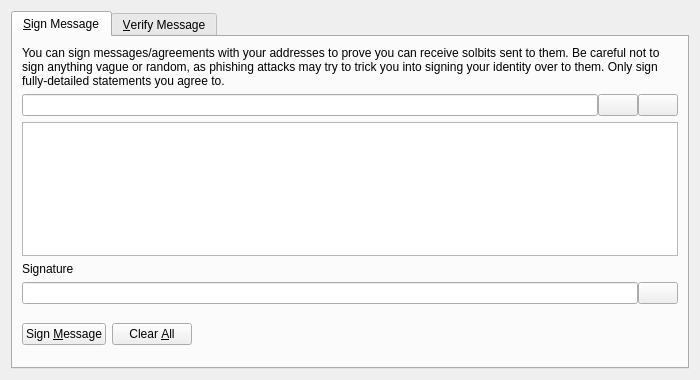
<?xml version="1.0" encoding="UTF-8"?>
<ui version="4.0">
 <class>SignVerifyMessageDialog</class>
 <widget class="QDialog" name="SignVerifyMessageDialog">
  <property name="geometry">
   <rect>
    <x>0</x>
    <y>0</y>
    <width>700</width>
    <height>380</height>
   </rect>
  </property>
  <property name="windowTitle">
   <string>Signatures - Sign / Verify a Message</string>
  </property>
  <property name="modal">
   <bool>true</bool>
  </property>
  <layout class="QVBoxLayout" name="verticalLayout">
   <item>
    <widget class="QTabWidget" name="tabWidget">
     <property name="currentIndex">
      <number>0</number>
     </property>
     <widget class="QWidget" name="tabSignMessage">
      <attribute name="title">
       <string>&amp;Sign Message</string>
      </attribute>
      <layout class="QVBoxLayout" name="verticalLayout_SM">
       <item>
        <widget class="QLabel" name="infoLabel_SM">
         <property name="text">
          <string>You can sign messages/agreements with your addresses to prove you can receive solbits sent to them. Be careful not to sign anything vague or random, as phishing attacks may try to trick you into signing your identity over to them. Only sign fully-detailed statements you agree to.</string>
         </property>
         <property name="textFormat">
          <enum>Qt::PlainText</enum>
         </property>
         <property name="wordWrap">
          <bool>true</bool>
         </property>
        </widget>
       </item>
       <item>
        <layout class="QHBoxLayout" name="horizontalLayout_1_SM">
         <property name="spacing">
          <number>0</number>
         </property>
         <item>
          <widget class="QValidatedLineEdit" name="addressIn_SM">
           <property name="toolTip">
            <string>The Solbit address to sign the message with</string>
           </property>
          </widget>
         </item>
         <item>
          <widget class="QPushButton" name="addressBookButton_SM">
           <property name="toolTip">
            <string>Choose previously used address</string>
           </property>
           <property name="text">
            <string/>
           </property>
           <property name="icon">
            <iconset resource="../solbit.qrc">
             <normaloff>:/icons/address-book</normaloff>:/icons/address-book</iconset>
           </property>
           <property name="shortcut">
            <string>Alt+A</string>
           </property>
           <property name="autoDefault">
            <bool>false</bool>
           </property>
          </widget>
         </item>
         <item>
          <widget class="QPushButton" name="pasteButton_SM">
           <property name="toolTip">
            <string>Paste address from clipboard</string>
           </property>
           <property name="text">
            <string/>
           </property>
           <property name="icon">
            <iconset resource="../solbit.qrc">
             <normaloff>:/icons/editpaste</normaloff>:/icons/editpaste</iconset>
           </property>
           <property name="shortcut">
            <string>Alt+P</string>
           </property>
           <property name="autoDefault">
            <bool>false</bool>
           </property>
          </widget>
         </item>
        </layout>
       </item>
       <item>
        <widget class="QPlainTextEdit" name="messageIn_SM">
         <property name="toolTip">
          <string>Enter the message you want to sign here</string>
         </property>
        </widget>
       </item>
       <item>
        <widget class="QLabel" name="signatureLabel_SM">
         <property name="text">
          <string>Signature</string>
         </property>
         <property name="textFormat">
          <enum>Qt::PlainText</enum>
         </property>
        </widget>
       </item>
       <item>
        <layout class="QHBoxLayout" name="horizontalLayout_2_SM">
         <property name="spacing">
          <number>0</number>
         </property>
         <item>
          <widget class="QLineEdit" name="signatureOut_SM">
           <property name="font">
            <font>
             <italic>true</italic>
            </font>
           </property>
           <property name="readOnly">
            <bool>true</bool>
           </property>
          </widget>
         </item>
         <item>
          <widget class="QPushButton" name="copySignatureButton_SM">
           <property name="toolTip">
            <string>Copy the current signature to the system clipboard</string>
           </property>
           <property name="text">
            <string/>
           </property>
           <property name="icon">
            <iconset resource="../solbit.qrc">
             <normaloff>:/icons/editcopy</normaloff>:/icons/editcopy</iconset>
           </property>
           <property name="autoDefault">
            <bool>false</bool>
           </property>
          </widget>
         </item>
        </layout>
       </item>
       <item>
        <layout class="QHBoxLayout" name="horizontalLayout_3_SM">
         <item>
          <widget class="QPushButton" name="signMessageButton_SM">
           <property name="toolTip">
            <string>Sign the message to prove you own this Solbit address</string>
           </property>
           <property name="text">
            <string>Sign &amp;Message</string>
           </property>
           <property name="icon">
            <iconset resource="../solbit.qrc">
             <normaloff>:/icons/edit</normaloff>:/icons/edit</iconset>
           </property>
           <property name="autoDefault">
            <bool>false</bool>
           </property>
          </widget>
         </item>
         <item>
          <widget class="QPushButton" name="clearButton_SM">
           <property name="toolTip">
            <string>Reset all sign message fields</string>
           </property>
           <property name="text">
            <string>Clear &amp;All</string>
           </property>
           <property name="icon">
            <iconset resource="../solbit.qrc">
             <normaloff>:/icons/remove</normaloff>:/icons/remove</iconset>
           </property>
           <property name="autoDefault">
            <bool>false</bool>
           </property>
          </widget>
         </item>
         <item>
          <spacer name="horizontalSpacer_1_SM">
           <property name="orientation">
            <enum>Qt::Horizontal</enum>
           </property>
           <property name="sizeHint" stdset="0">
            <size>
             <width>40</width>
             <height>48</height>
            </size>
           </property>
          </spacer>
         </item>
         <item>
          <widget class="QLabel" name="statusLabel_SM">
           <property name="font">
            <font>
             <weight>75</weight>
             <bold>true</bold>
            </font>
           </property>
           <property name="text">
            <string/>
           </property>
           <property name="wordWrap">
            <bool>true</bool>
           </property>
          </widget>
         </item>
         <item>
          <spacer name="horizontalSpacer_2_SM">
           <property name="orientation">
            <enum>Qt::Horizontal</enum>
           </property>
           <property name="sizeHint" stdset="0">
            <size>
             <width>40</width>
             <height>48</height>
            </size>
           </property>
          </spacer>
         </item>
        </layout>
       </item>
      </layout>
     </widget>
     <widget class="QWidget" name="tabVerifyMessage">
      <attribute name="title">
       <string>&amp;Verify Message</string>
      </attribute>
      <layout class="QVBoxLayout" name="verticalLayout_VM">
       <item>
        <widget class="QLabel" name="infoLabel_VM">
         <property name="text">
          <string>Enter the receiver's address, message (ensure you copy line breaks, spaces, tabs, etc. exactly) and signature below to verify the message. Be careful not to read more into the signature than what is in the signed message itself, to avoid being tricked by a man-in-the-middle attack. Note that this only proves the signing party receives with the address, it cannot prove sendership of any transaction!</string>
         </property>
         <property name="textFormat">
          <enum>Qt::PlainText</enum>
         </property>
         <property name="alignment">
          <set>Qt::AlignLeading|Qt::AlignLeft|Qt::AlignTop</set>
         </property>
         <property name="wordWrap">
          <bool>true</bool>
         </property>
        </widget>
       </item>
       <item>
        <layout class="QHBoxLayout" name="horizontalLayout_1_VM">
         <property name="spacing">
          <number>0</number>
         </property>
         <item>
          <widget class="QValidatedLineEdit" name="addressIn_VM">
           <property name="toolTip">
            <string>The Solbit address the message was signed with</string>
           </property>
          </widget>
         </item>
         <item>
          <widget class="QPushButton" name="addressBookButton_VM">
           <property name="toolTip">
            <string>Choose previously used address</string>
           </property>
           <property name="text">
            <string/>
           </property>
           <property name="icon">
            <iconset resource="../solbit.qrc">
             <normaloff>:/icons/address-book</normaloff>:/icons/address-book</iconset>
           </property>
           <property name="shortcut">
            <string>Alt+A</string>
           </property>
           <property name="autoDefault">
            <bool>false</bool>
           </property>
          </widget>
         </item>
        </layout>
       </item>
       <item>
        <widget class="QPlainTextEdit" name="messageIn_VM"/>
       </item>
       <item>
        <widget class="QValidatedLineEdit" name="signatureIn_VM"/>
       </item>
       <item>
        <layout class="QHBoxLayout" name="horizontalLayout_2_VM">
         <item>
          <widget class="QPushButton" name="verifyMessageButton_VM">
           <property name="toolTip">
            <string>Verify the message to ensure it was signed with the specified Solbit address</string>
           </property>
           <property name="text">
            <string>Verify &amp;Message</string>
           </property>
           <property name="icon">
            <iconset resource="../solbit.qrc">
             <normaloff>:/icons/transaction_0</normaloff>:/icons/transaction_0</iconset>
           </property>
           <property name="autoDefault">
            <bool>false</bool>
           </property>
          </widget>
         </item>
         <item>
          <widget class="QPushButton" name="clearButton_VM">
           <property name="toolTip">
            <string>Reset all verify message fields</string>
           </property>
           <property name="text">
            <string>Clear &amp;All</string>
           </property>
           <property name="icon">
            <iconset resource="../solbit.qrc">
             <normaloff>:/icons/remove</normaloff>:/icons/remove</iconset>
           </property>
           <property name="autoDefault">
            <bool>false</bool>
           </property>
          </widget>
         </item>
         <item>
          <spacer name="horizontalSpacer_1_VM">
           <property name="orientation">
            <enum>Qt::Horizontal</enum>
           </property>
           <property name="sizeHint" stdset="0">
            <size>
             <width>40</width>
             <height>48</height>
            </size>
           </property>
          </spacer>
         </item>
         <item>
          <widget class="QLabel" name="statusLabel_VM">
           <property name="font">
            <font>
             <weight>75</weight>
             <bold>true</bold>
            </font>
           </property>
           <property name="text">
            <string/>
           </property>
           <property name="wordWrap">
            <bool>true</bool>
           </property>
          </widget>
         </item>
         <item>
          <spacer name="horizontalSpacer_2_VM">
           <property name="orientation">
            <enum>Qt::Horizontal</enum>
           </property>
           <property name="sizeHint" stdset="0">
            <size>
             <width>40</width>
             <height>48</height>
            </size>
           </property>
          </spacer>
         </item>
        </layout>
       </item>
      </layout>
     </widget>
    </widget>
   </item>
  </layout>
 </widget>
 <customwidgets>
  <customwidget>
   <class>QValidatedLineEdit</class>
   <extends>QLineEdit</extends>
   <header>qvalidatedlineedit.h</header>
  </customwidget>
 </customwidgets>
 <resources>
  <include location="../solbit.qrc"/>
 </resources>
 <connections/>
</ui>
